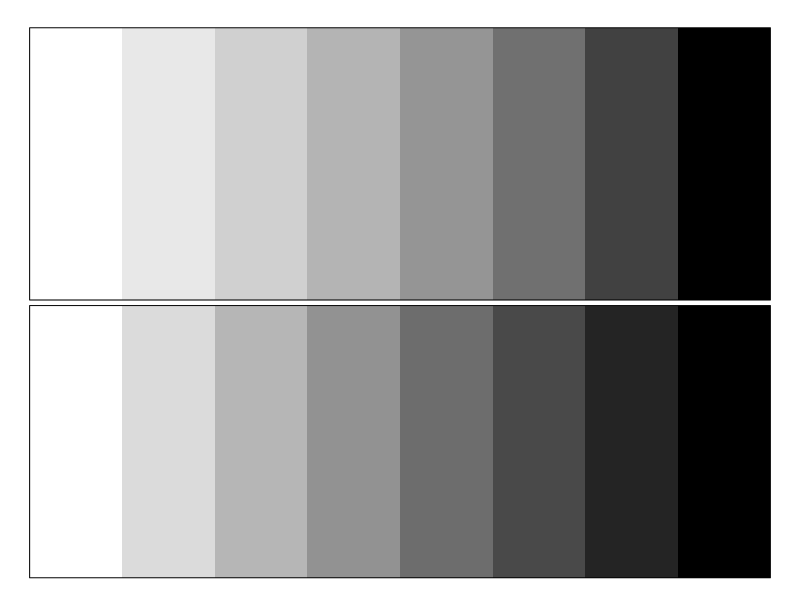

Source code (R):
# 
# Przyklady do rozdzialu o kolorach
#

#
# Przyklad: Pasma Macha
#

ncols <- 8

stt <- function(x) (x-min(x))/diff(range(x))

cols1 <- grey(stt(((ncols:1)/ncols)))
cols2 <- grey(stt(((ncols:1)/ncols)^0.35))

pdf("bands8.pdf",10,3)
par(mar=c(0,0,0,0))
plot(c(1,ncols+1)/ncols, c(0,2), type="n", bty="n", xaxt="n", yaxt="n", xlab="", ylab="")
for (i in 1:ncols) {
  rect(i/ncols, 0, (i+1)/ncols, 0.98, col=cols1[i], border=NA)
  rect(i/ncols, 1, (i+1)/ncols, 1.98, col=cols2[i], border=NA)
}
rect(1/ncols, 0, 1 + 1/ncols, 0.98, col=NA, border="black")
rect(1/ncols, 1, 1 + 1/ncols, 1.98, col=NA, border="black")
dev.off()


